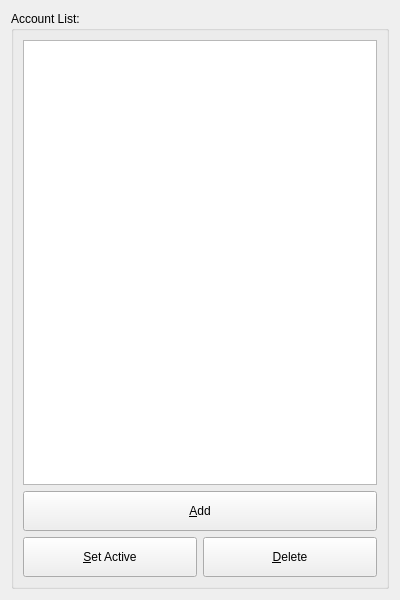
<?xml version="1.0" encoding="UTF-8"?>
<ui version="4.0">
 <class>AccountTab</class>
 <widget class="QWidget" name="AccountTab">
  <property name="geometry">
   <rect>
    <x>0</x>
    <y>0</y>
    <width>400</width>
    <height>600</height>
   </rect>
  </property>
  <property name="windowTitle">
   <string>Form</string>
  </property>
  <layout class="QGridLayout" name="gridLayout">
   <item row="0" column="0">
    <widget class="QGroupBox" name="groupBox">
     <property name="title">
      <string>Account List:</string>
     </property>
     <layout class="QVBoxLayout" name="verticalLayout">
      <item>
       <widget class="QTableView" name="accounts_tableView">
        <property name="styleSheet">
         <string notr="true">QTableView::item:selected{
	background-color: rgb(162, 162, 162);
}</string>
        </property>
        <property name="editTriggers">
         <set>QAbstractItemView::NoEditTriggers</set>
        </property>
        <property name="selectionMode">
         <enum>QAbstractItemView::SingleSelection</enum>
        </property>
        <property name="selectionBehavior">
         <enum>QAbstractItemView::SelectRows</enum>
        </property>
        <property name="showGrid">
         <bool>false</bool>
        </property>
        <property name="sortingEnabled">
         <bool>true</bool>
        </property>
        <attribute name="horizontalHeaderHighlightSections">
         <bool>false</bool>
        </attribute>
        <attribute name="verticalHeaderVisible">
         <bool>false</bool>
        </attribute>
       </widget>
      </item>
      <item>
       <widget class="QPushButton" name="addAccount_pb">
        <property name="sizePolicy">
         <sizepolicy hsizetype="Preferred" vsizetype="Fixed">
          <horstretch>0</horstretch>
          <verstretch>0</verstretch>
         </sizepolicy>
        </property>
        <property name="minimumSize">
         <size>
          <width>0</width>
          <height>40</height>
         </size>
        </property>
        <property name="text">
         <string>&amp;Add</string>
        </property>
       </widget>
      </item>
      <item>
       <layout class="QHBoxLayout" name="horizontalLayout_7">
        <item>
         <widget class="QPushButton" name="setAccountActive_pb">
          <property name="minimumSize">
           <size>
            <width>0</width>
            <height>40</height>
           </size>
          </property>
          <property name="text">
           <string>&amp;Set Active</string>
          </property>
         </widget>
        </item>
        <item>
         <widget class="QPushButton" name="deleteAccount_pb">
          <property name="minimumSize">
           <size>
            <width>0</width>
            <height>40</height>
           </size>
          </property>
          <property name="text">
           <string>&amp;Delete</string>
          </property>
         </widget>
        </item>
       </layout>
      </item>
     </layout>
    </widget>
   </item>
  </layout>
 </widget>
 <resources/>
 <connections/>
</ui>
